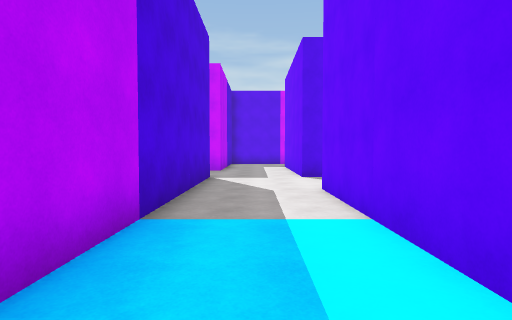
view 1 (above)

24 first-person views from a walk through a Unity game level. The camera is 1.5 m above the floor, tilts 2° down and sees 80° across. The floor is counted in squares, 2 m on a side. Each view is taken from the middle of a square. On the plan, view 1 faces up. The plan holds only what a view shows up to about 10 squares ahead; the rest is blank. The player character is not drawn. Surface patterns are stand-ins for the level's own textures.

view 2
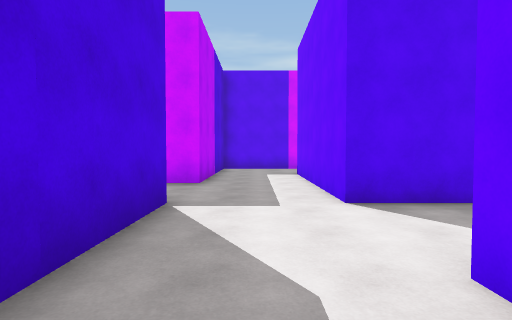

view 3
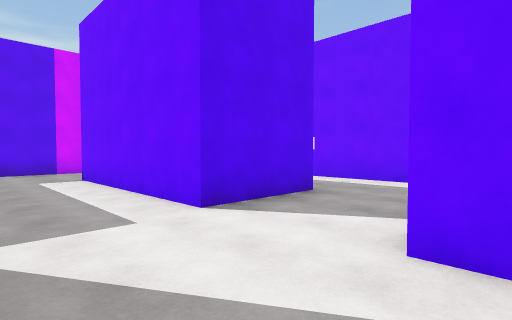

view 4
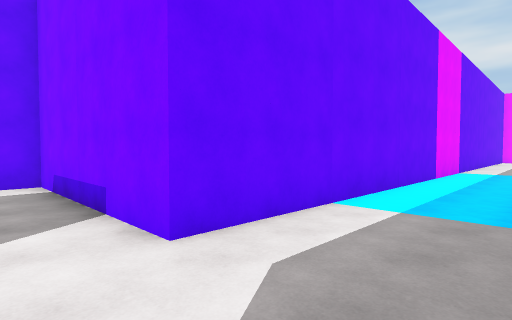

view 5
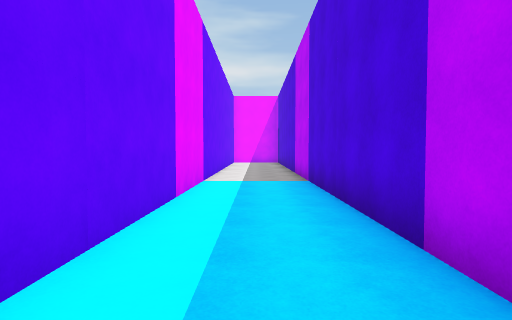

view 6
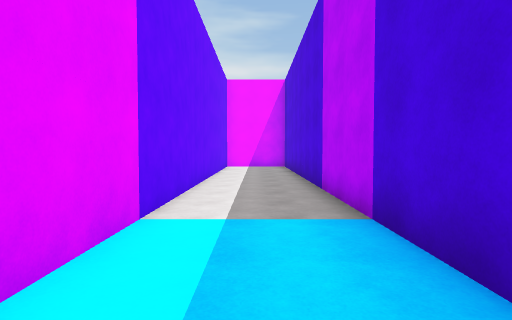

view 7
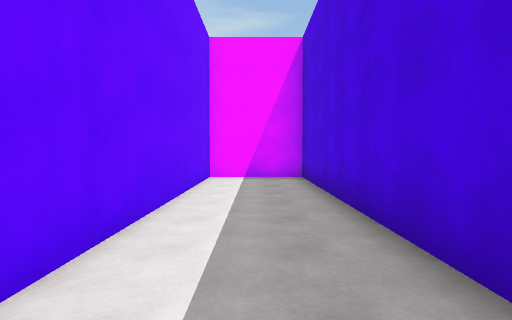

view 8
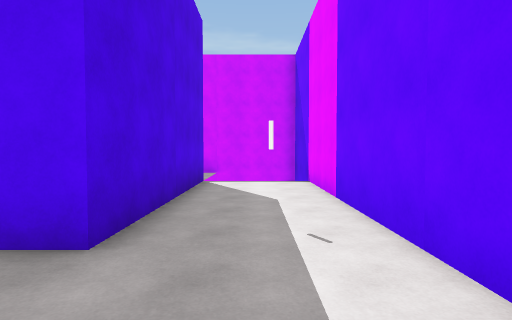

view 9
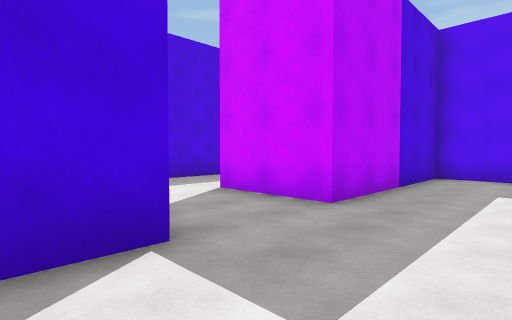

view 10
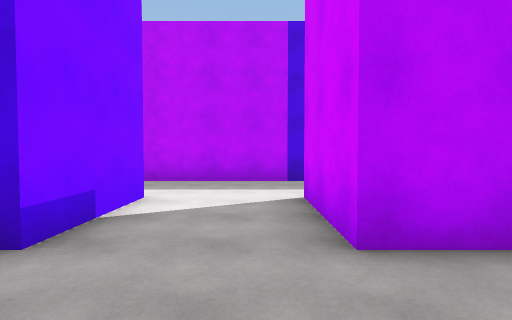

view 11
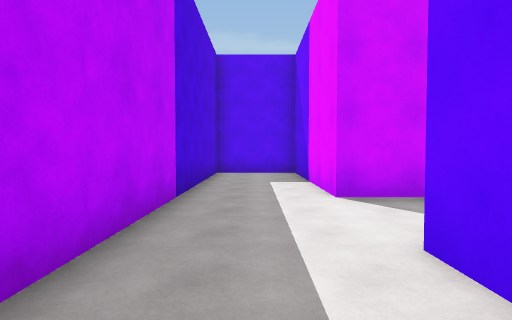

view 12
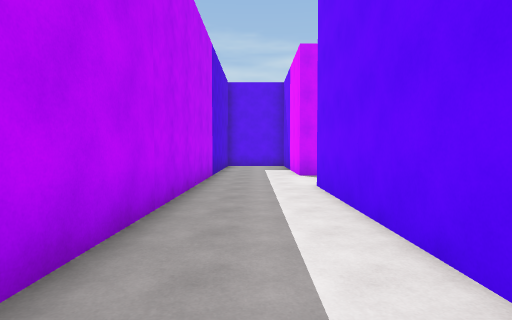

view 13
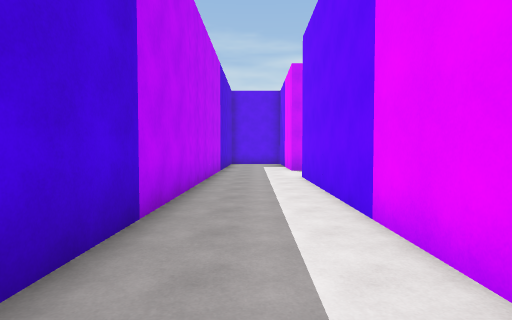

view 14
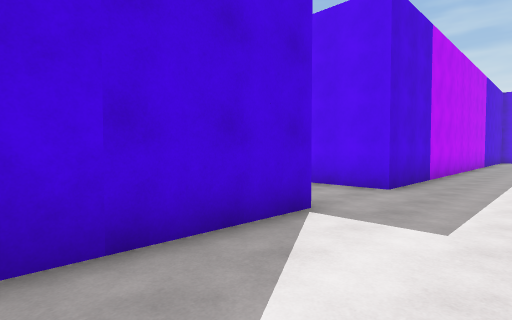

view 15
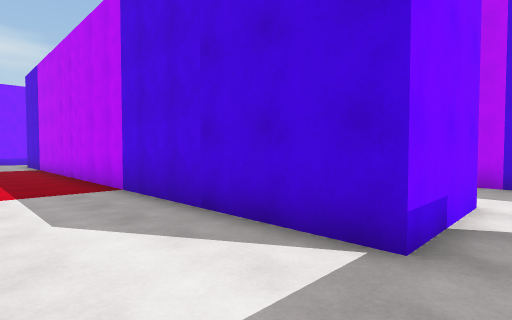

view 16
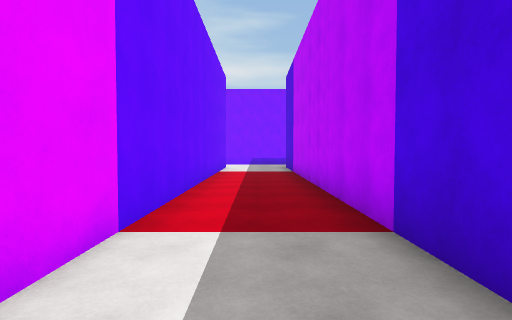

view 17
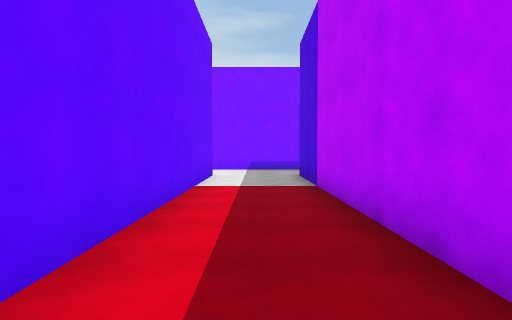

view 18
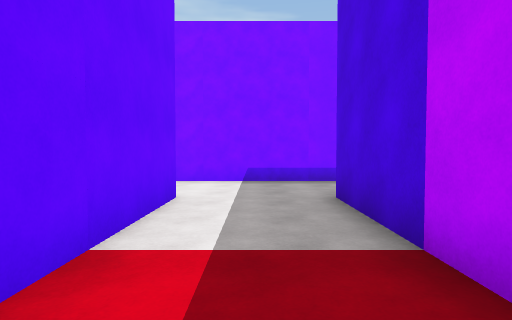

view 19
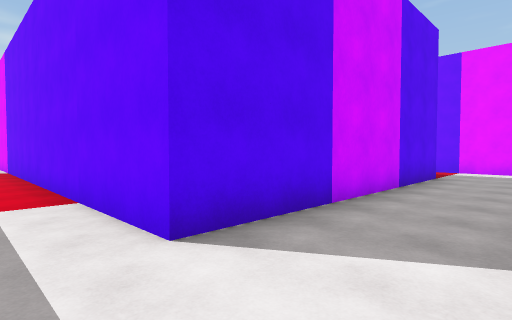

view 20
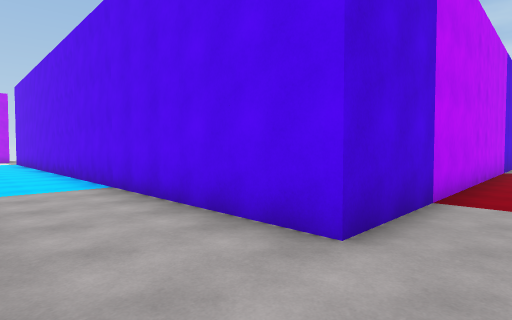

view 21
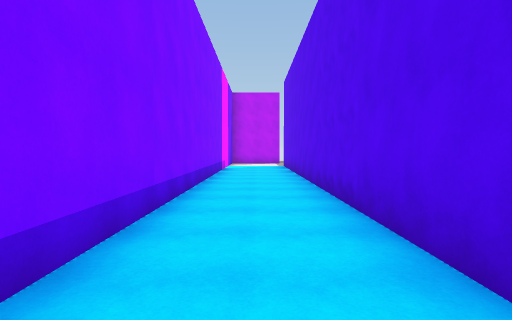

view 22
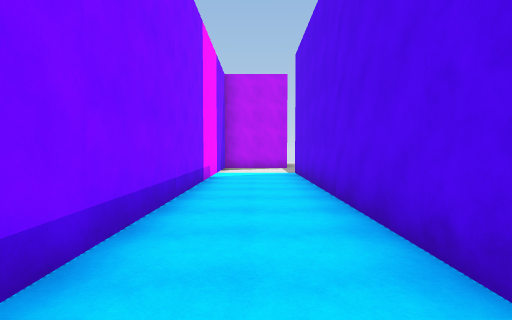

view 23
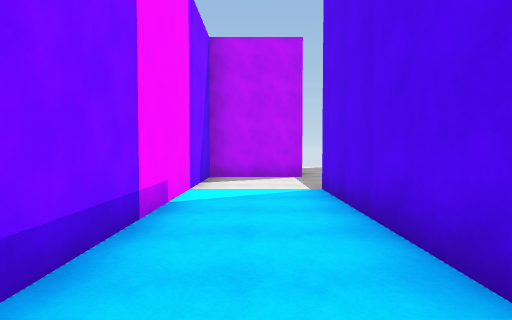

view 24
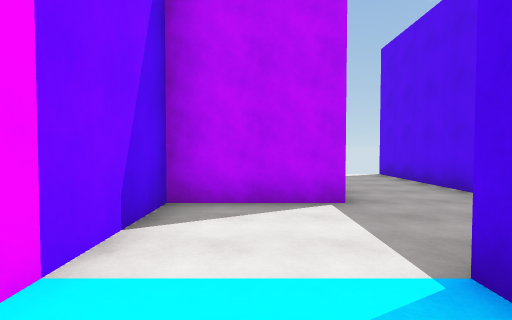

### Floor plan
Points are (right, up) in squares from view 1. A wall is a line through its corners. A room is listed if a view was taken in it or the views show most of it. See-through windows are left out.
Room 1 (views 1, 2, 3, 4, 5, 6, 7, 8, 9, 10)
walls: (-1.3, 8.3) (-1.3, -14.2) (1.2, -14.2) (1.2, 5.7) (6.3, 5.7) (6.3, 14.9); (3.8, 13.2) (3.8, 8.2) (1.2, 8.2) (1.2, 13.2); (6.3, 15.7) (-1.3, 15.7) (-1.3, 10.8)
ways out: opening at (-2.5, 9.5) to room 2
Room 2 (views 11, 12, 13, 14, 15, 16, 17, 18, 19, 20, 21, 22, 23, 24)
walls: (-8.9, -1.7) (-6.2, -1.7) (-6.2, -16.7) (-23.8, -16.7); (-7, -19.2) (-3, -19.2); (-3.7, 1.4) (-3.7, 8.3) (-1.3, 8.3); (3.9, -16.7) (-3.7, -16.7) (-3.7, -5.4); (6.3, -18.1) (6.3, -16.1); (-1.3, 10.8) (-3.7, 10.8) (-3.7, 15.7) (-6.2, 15.7) (-6.2, 0.8) (-8, 0.8); (-26.2, -16.6) (-26.2, -19.2) (-11.4, -19.2); (-27.2, -14.2) (-31.2, -14.2)
ways out: opening at (-2.5, 9.5) to room 1; opening at (-7.5, -0.5)

Where each view was taken, in squares from view 1:
view 1: 0 up, 0 right, facing up
view 2: 4 up, 0 right, facing up
view 3: 5 up, 1 left, facing up-right
view 4: 7 up, 1 left, facing down-right
view 5: 3 up, 0 right, facing down
view 6: 1 down, 0 right, facing down
view 7: 6 down, 0 right, facing down
view 8: 6 up, 5 right, facing up
view 9: 7 up, 1 right, facing up-left
view 10: 10 up, 1 right, facing left
view 11: 6 up, 5 left, facing up
view 12: 2 up, 5 left, facing up
view 13: 0 up, 5 left, facing up
view 14: 5 down, 4 left, facing up-left
view 15: 1 down, 4 left, facing down-left
view 16: 4 down, 5 left, facing down
view 17: 8 down, 5 left, facing down
view 18: 12 down, 5 left, facing down
view 19: 19 down, 5 left, facing up-right
view 20: 19 down, 5 left, facing up-left
view 21: 18 down, 10 left, facing left
view 22: 18 down, 14 left, facing left
view 23: 18 down, 18 left, facing left
view 24: 18 down, 22 left, facing left
